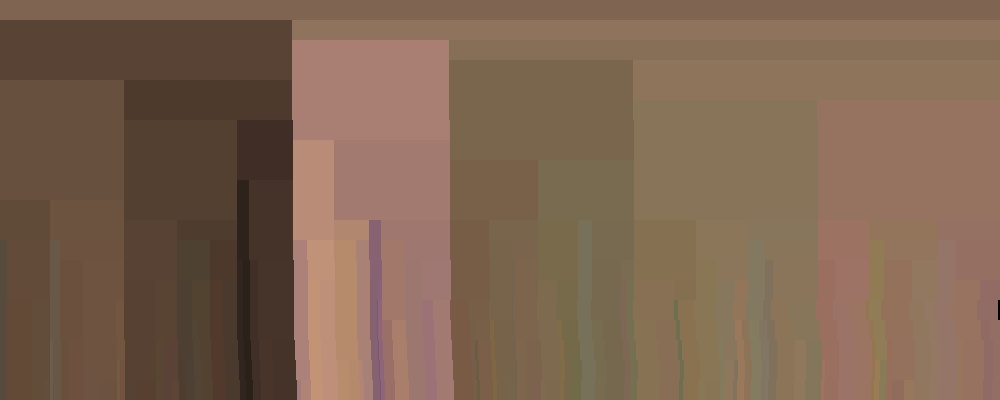
#> input picture about/D0_100_lab_palette_img/45442_D0_100_lab_palette.jpg, 1000 x 400 px; its folder holds only this picture in this run
$ python -i flatcp.py   (imports and definitions only)
#> lines starting #> are read from the running program, lines starting #| are printed output that depends on the picture
#> further down, picture is the input picture: shape (400, 1000, 3); mean B, G, R 81, 100.7, 126.7
"""
Author: Gaudenz Halter, Linda Samsinger
Copyright: University of Zurich

This code is part of VIAN - A visual annotation system, and licenced under the LGPL.

"""

# Goal: For a given image, create a folder with output files:
# - original image (as .jpg/.png)
# - palette of the image (as hdf5)
# - lab palette of the image (as .jpg/.png)
# - rgb palette of the image (as .jpg/.png)

# load modules
import h5py
from scipy.cluster.hierarchy import *
from fastcluster import linkage
import numpy as np
import cv2
from typing import List
import pandas as pd

# define 2 classes
class PaletteAsset():
    """
    A container class used by VIAN. Use to_hdf5() to generate data, as stored by VIAN in the hdf5 manager.
    """
    # 6 columns to put into table of color palette
    MERGE_DIST = 0
    MERGE_DEPTH = 1
    B = 2
    G = 3
    R = 4
    COUNT = 5


    def __init__(self, tree, merge_dists):
        self.tree = tree
        self.merge_dists = merge_dists

    # [12 lines left out: function to_hdf5, not called in this run]

# The output of PaletteAsset().to_hdf5() is a numpy array structured as follows:
# It has six columns, each of length CP_MAX_LENGTH. As a helper, they are in the PaletteAsset as CONSTANTS:
# Column 0: Merge Distance of this node (PaletteAsset.MERGE_DIST)
# Column 1: Merge Depth, e.g. 3th means, that there has been three previous splits of the tree (PaletteAsset.MERGE_DEPTH)
# Column 2: avg B - Channel of this Node (PaletteAsset.B)
# Column 3: avg G - Channel of this Node (PaletteAsset.G)
# Column 4: avg R - Channel of this Node (PaletteAsset.R)
# Column 5: Number of pixels in this node (PaletteAsset.COUNT)


class PaletteExtractorModel:
    """
    Seeds extraction model.
    """
    def __init__(self, img, n_pixels = 100, num_levels = 4):
        self.model = cv2.ximgproc.createSuperpixelSEEDS(img.shape[1], img.shape[0], img.shape[2], n_pixels, num_levels=num_levels)

    def forward(self, img, n_pixels = 100):

        self.model.iterate(img, 4)
        return self.model.getLabels()

    # [106 lines left out: functions labels_to_avg_color_mask, labels_to_palette, hist_to_palette, to_cluster_tree, not called in this run]


def color_palette(frame_bgr, mask = None, mask_index = None, n_merge_steps = 100, image_size = 400.0, seeds_model = None,
                  n_pixels = 400, n_merge_per_lvl = 10, mask_inverse = False, normalization_lower_bound = 100.0,
                  seeds_input_width = 600, use_lab = True, show_seed=False, seed_labels = None) -> PaletteAsset:
    """
    Computes a hierarchical color palette as generated by VIAN, does not keep the original tree.

    :param frame_bgr: A frame in bgr uint8, currently float32 is not allowed since OpenCV may crash on it
    :param mask: An optional mask of labels
    :param mask_index: The label which the palette should be computed on
    :param mask_inverse: If true, all but the given mask_index will be computed.
    :param n_merge_steps: Number of merge steps to return (approximately), this is restricted by the
    :param image_size: image size to compute on
    :param seeds_model: the seeds model can optionally be given as argument to avoid initialization after each image
    :param n_pixels: number of super pixels to compute (approximately)
    :param n_merge_per_lvl: After the first 10 merges, every nth depth to store in the result
    :param normalization_lower_bound: Minimal number of pixels to keep a cluster
    :param seeds_input_width: input for the seeds model
    :param use_lab: if false, RGB will used for average computation instead of lab
    :param show_seed: if true, the seeds output will be shown in opencv, make sure to put cv2.waitKey() to see the result
    :return: PaletteAsset
    """
#> called with n_merge_steps = 100, image_size = 400, n_pixels = 400, n_merge_per_lvl = 10, mask_inverse = False, normalization_lower_bound = 100, seeds_input_width = 600, use_lab = True
    # I'd prefere using LAB32 but it seems unstable for seed, leading to weird crashes in the C code.
    # convert BGR to LAB_U8
    frame = cv2.cvtColor(frame_bgr, cv2.COLOR_BGR2LAB)
#> frame: shape (400, 1000, 3); mean of channels 0, 1, 2 113.6, 135.4, 143.2

    if seeds_input_width < frame.shape[0]:
        rx = seeds_input_width / frame.shape[0]
        frame = cv2.resize(frame, None, None, rx, rx, cv2.INTER_CUBIC)

    if seed_labels is None:
        if seeds_model is None:
            seeds_model = PaletteExtractorModel(frame, n_pixels=n_pixels, num_levels=4)
        labels = seeds_model.forward(frame, 200).astype(np.uint8)
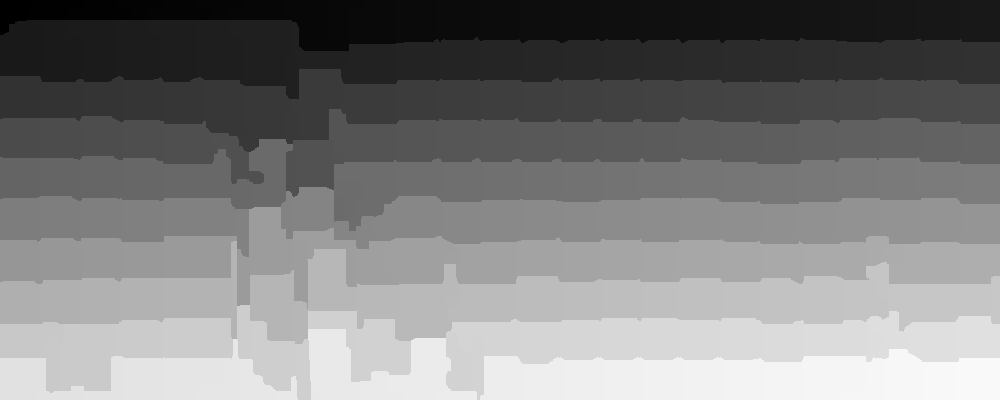
#> labels: shape (400, 1000); min 0, max 249, mean 124.2
    else:
        labels = seed_labels

    if show_seed:
        cv2.imshow("SEED", cv2.cvtColor(seeds_model.labels_to_avg_color_mask(frame, labels), cv2.COLOR_LAB2BGR))

    # Resizing all to same dimension
    fx = image_size / frame.shape[0]
#> fx = 1
    frame = cv2.resize(frame, None, None, fx, fx, cv2.INTER_CUBIC)
    labels = cv2.resize(labels, None, None, fx, fx, cv2.INTER_NEAREST)
    frame_bgr = cv2.resize(frame_bgr, None, None, fx, fx, cv2.INTER_CUBIC)


    # if a pixel mask is provided, only extract the pixels of the mask
    if mask is not None:
        mask = cv2.resize(mask, (labels.shape[1], labels.shape[0]), None, cv2.INTER_NEAREST)

        if mask_inverse:
            labels[np.where(mask == mask_index)] = 255
        else:
            labels[np.where(mask != mask_index)] = 255

        bins = np.unique(labels)
        bins = np.delete(bins, np.where(bins==255))
    else:
        bins = np.unique(labels)
#> bins = 250 values from 0 to 249


    data = []
    hist = np.histogram(labels, bins = bins)

    # Make sure the normalization factor is not too low
    normalization_f = np.amin(hist[0])
#> normalization_f = 130
    if normalization_f < normalization_lower_bound:
        normalization_f = normalization_lower_bound
    labels_list = []
    colors_list = []

    all_cols = []

    all_labels = []


    # print("Normalization Factor: ", normalization_f)
    for i, bin in enumerate(hist[0]):
        if bin < normalization_f:
            continue
        lbl = hist[1][i]
        if use_lab:
            avg_color = np.round(cv2.cvtColor(
                np.array([[np.mean(frame[np.where(labels == lbl)], axis=0)]], dtype=np.uint8),
                cv2.COLOR_LAB2BGR)[0, 0]).astype(np.uint8)
        else:
            avg_color = np.round(np.mean(frame_bgr[np.where(labels == lbl)], axis = 0)).astype(np.uint8)

        labels_list.append(lbl)
        colors_list.append(avg_color)

        data.extend([avg_color] * int(np.round(bin / normalization_f))*2)
        all_cols.extend([avg_color] * int(np.round(bin / normalization_f)) * 2)
        all_labels.extend([lbl] * int(np.round(bin / normalization_f)) * 2)
#> this loop made 249 passes
#> (bin, avg_color) on passes 1 to 12: (778, [75, 93, 117]), (894, [82, 100, 124]), (984, [82, 100, 124]), (616, [82, 100, 124]), (984, [82, 100, 124]), (616, [82, 100, 124]), (969, [82, 100, 124]), (1378, [86, 106, 131]), (1613, [96, 113, 144]), (1937, [91, 110, 138]), (1762, [89, 108, 136]), (1625, [88, 107, 135])
#> avg_color on passes 61 to 66: [115, 127, 168], [88, 108, 132], [78, 103, 122], [78, 103, 122], [78, 103, 122], [80, 105, 125]
#> after the loop, all_cols = 6134 items, first 6: [75, 93, 117], [75, 93, 117], [75, 93, 117], [75, 93, 117], [75, 93, 117], [75, 93, 117]; all_labels = 6134 values from 0 to 248; colors_list = 249 items, first 6: [75, 93, 117], [82, 100, 124], [82, 100, 124], [82, 100, 124], [82, 100, 124], [82, 100, 124]; data has the same summary as all_cols; labels_list = 249 values from 0 to 248

    data = np.array(data)

#> (the run stopped early here; a loop or call above may not have finished)

$ run again, on about/D0_100_lab_palette_img/45452_D0_100_lab_palette.jpg
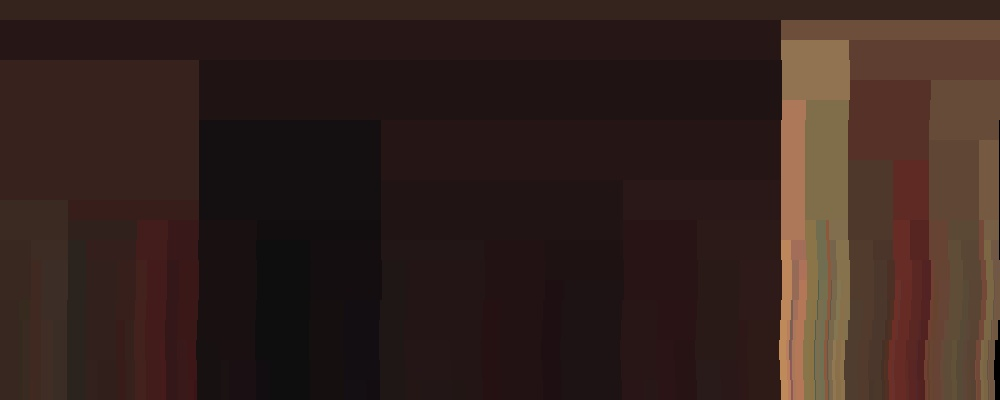
#> input picture about/D0_100_lab_palette_img/45452_D0_100_lab_palette.jpg, 1000 x 400 px
#> picture is the input picture: shape (400, 1000, 3); mean B, G, R 29.7, 34.9, 53.1
#> frame: shape (400, 1000, 3); mean of channels 0, 1, 2 39.1, 135.8, 134.7
#> in color_palette, `labels = seeds_model.forward(frame, 200).astype(np.uint8)`:
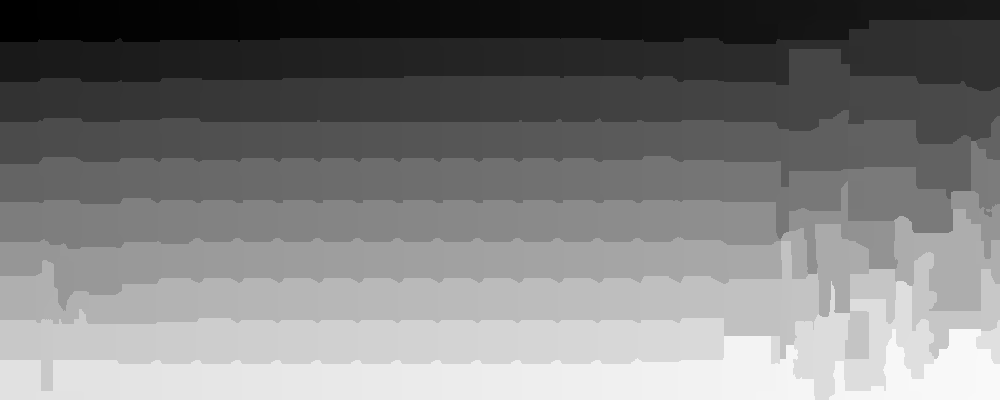
#> labels: shape (400, 1000); min 0, max 249, mean 123.8
#> bins = 250 values from 0 to 249
#> normalization_f = 249
#> the loop in color_palette, `for i, bin in enumerate(hist[0]):` made 249 passes
#> (bin, avg_color) on passes 1 to 8: (1621, [25, 28, 43]), (1639, [25, 29, 45]), (1662, [26, 29, 44]), (1674, [26, 29, 44]), (1602, [26, 29, 44]), (1563, [26, 29, 44]), (1622, [26, 29, 44]), (1529, [25, 29, 45])
#> after the loop in color_palette, `for i, bin in enumerate(hist[0]):`: all_cols = 3228 items, first 6: [25, 28, 43], [25, 28, 43], [25, 28, 43], [25, 28, 43], [25, 28, 43], [25, 28, 43]; all_labels = 3228 values from 0 to 248; colors_list = 249 items, first 6: [25, 28, 43], [25, 29, 45], [26, 29, 44], [26, 29, 44], [26, 29, 44], [26, 29, 44]; data has the same summary as all_cols; labels_list = 249 values from 0 to 248

$ run again, on about/D0_100_lab_palette_img/45561_D0_100_lab_palette.jpg
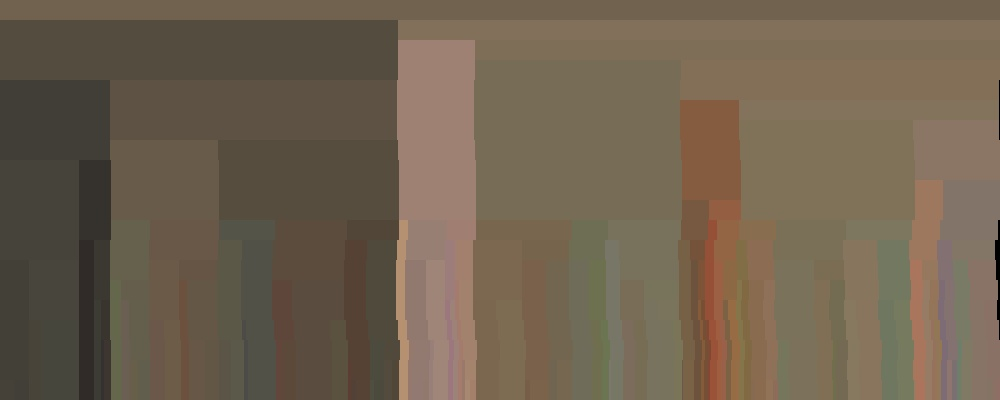
#> input picture about/D0_100_lab_palette_img/45561_D0_100_lab_palette.jpg, 1000 x 400 px
#> picture is the input picture: shape (400, 1000, 3); mean B, G, R 79.4, 97.9, 112.4
#> frame: shape (400, 1000, 3); mean of channels 0, 1, 2 107.9, 130.6, 140.6
#> in color_palette, `labels = seeds_model.forward(frame, 200).astype(np.uint8)`:
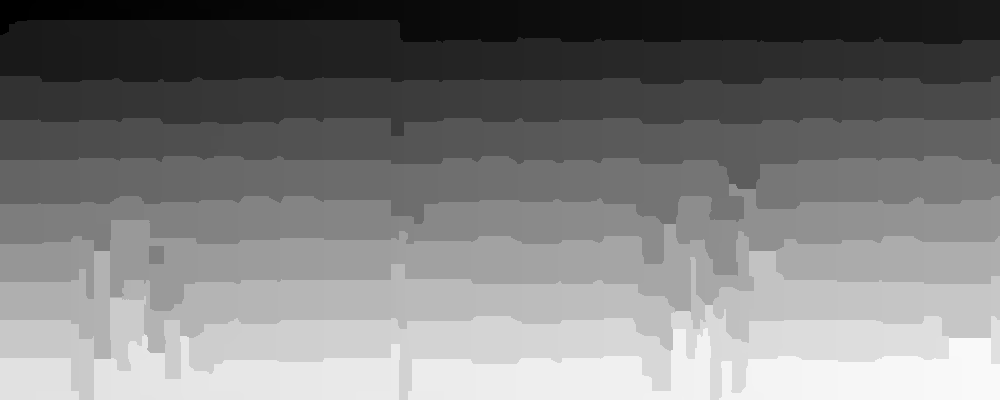
#> labels: shape (400, 1000); min 0, max 249, mean 124.1
#> bins = 250 values from 0 to 249
#> normalization_f = 151
#> the loop in color_palette, `for i, bin in enumerate(hist[0]):` made 249 passes
#> (bin, avg_color) on passes 1 to 8: (778, [75, 92, 105]), (894, [80, 98, 112]), (984, [80, 98, 112]), (616, [80, 98, 112]), (984, [80, 98, 112]), (616, [80, 98, 112]), (984, [80, 98, 112]), (616, [80, 98, 112])
#> after the loop in color_palette, `for i, bin in enumerate(hist[0]):`: all_cols = 5314 items, first 6: [75, 92, 105], [75, 92, 105], [75, 92, 105], [75, 92, 105], [75, 92, 105], [75, 92, 105]; all_labels = 5314 values from 0 to 248; colors_list = 249 items, first 6: [75, 92, 105], [80, 98, 112], [80, 98, 112], [80, 98, 112], [80, 98, 112], [80, 98, 112]; data has the same summary as all_cols; labels_list = 249 values from 0 to 248

$ run again, on about/D0_100_lab_palette_img/45602_D0_100_lab_palette.jpg
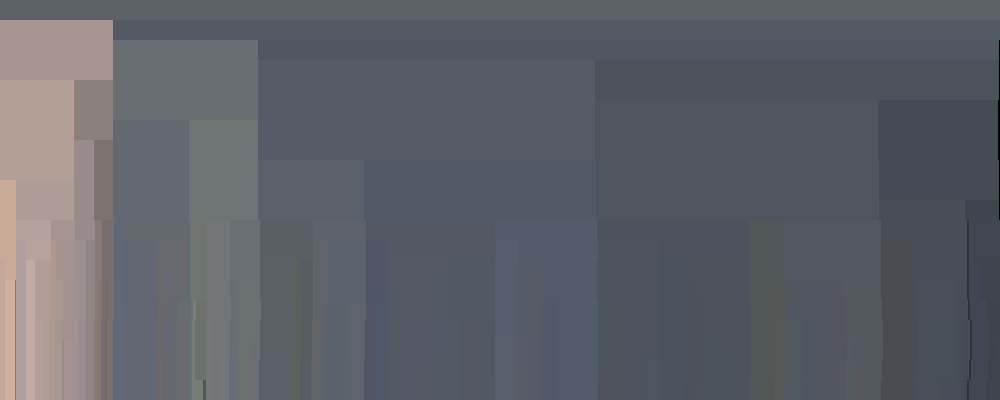
#> input picture about/D0_100_lab_palette_img/45602_D0_100_lab_palette.jpg, 1000 x 400 px
#> picture is the input picture: shape (400, 1000, 3); mean B, G, R 104.1, 96.9, 93.1
#> frame: shape (400, 1000, 3); mean of channels 0, 1, 2 104.2, 128.1, 123.2
#> in color_palette, `labels = seeds_model.forward(frame, 200).astype(np.uint8)`:
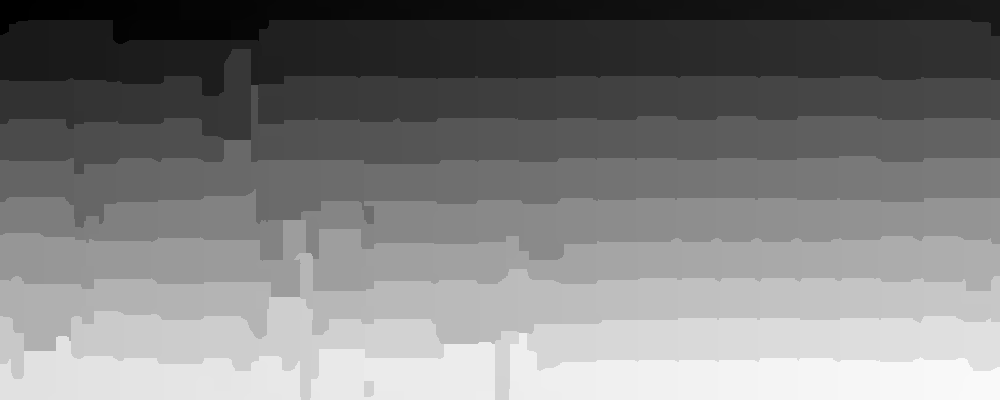
#> labels: shape (400, 1000); min 0, max 249, mean 125.3
#> bins = 250 values from 0 to 249
#> normalization_f = 114
#> the loop in color_palette, `for i, bin in enumerate(hist[0]):` made 249 passes
#> (bin, avg_color) on passes 1 to 8: (782, [111, 108, 106]), (894, [103, 98, 92]), (1166, [103, 98, 92]), (1303, [103, 96, 89]), (2041, [101, 90, 82]), (1457, [103, 98, 92]), (952, [101, 92, 85]), (1135, [103, 98, 92])
#> after the loop in color_palette, `for i, bin in enumerate(hist[0]):`: all_cols = 7028 items, first 6: [111, 108, 106], [111, 108, 106], [111, 108, 106], [111, 108, 106], [111, 108, 106], [111, 108, 106]; all_labels = 7028 values from 0 to 248; colors_list = 249 items, first 6: [111, 108, 106], [103, 98, 92], [103, 98, 92], [103, 96, 89], [101, 90, 82], [103, 98, 92]; data has the same summary as all_cols; labels_list = 249 values from 0 to 248
